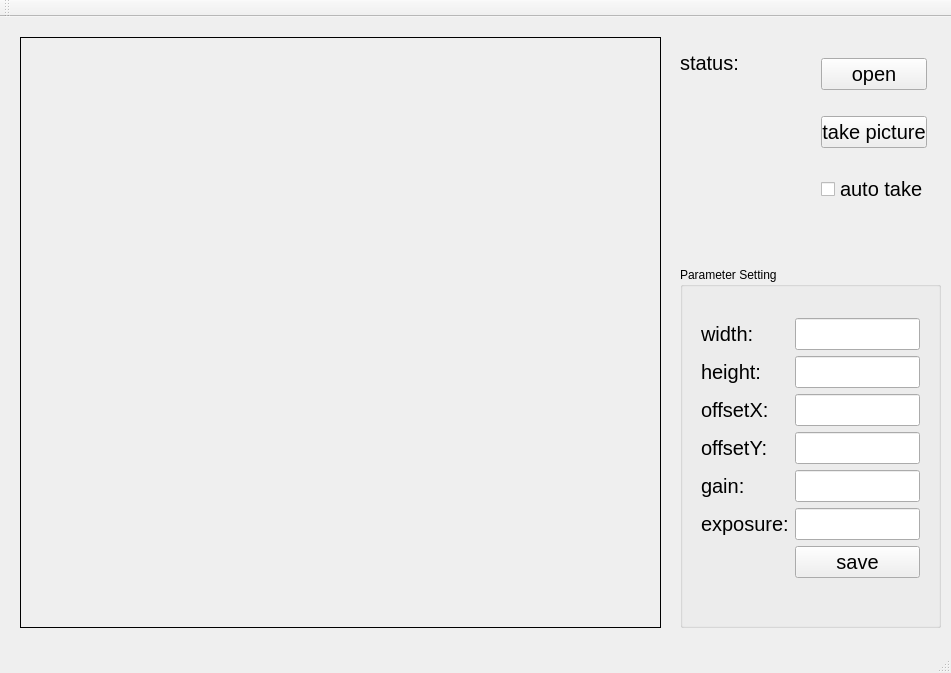
<?xml version="1.0" encoding="UTF-8"?>
<ui version="4.0">
 <class>MainWindow</class>
 <widget class="QMainWindow" name="MainWindow">
  <property name="geometry">
   <rect>
    <x>0</x>
    <y>0</y>
    <width>951</width>
    <height>673</height>
   </rect>
  </property>
  <property name="windowTitle">
   <string>MainWindow</string>
  </property>
  <widget class="QWidget" name="centralWidget">
   <widget class="QWidget" name="verticalLayoutWidget">
    <property name="geometry">
     <rect>
      <x>810</x>
      <y>10</y>
      <width>128</width>
      <height>211</height>
     </rect>
    </property>
    <layout class="QVBoxLayout" name="verticalLayout">
     <item>
      <widget class="QPushButton" name="openCamera">
       <property name="font">
        <font>
         <pointsize>15</pointsize>
        </font>
       </property>
       <property name="text">
        <string>open</string>
       </property>
      </widget>
     </item>
     <item>
      <widget class="QPushButton" name="takePicture">
       <property name="font">
        <font>
         <pointsize>15</pointsize>
        </font>
       </property>
       <property name="text">
        <string>take picture</string>
       </property>
      </widget>
     </item>
     <item>
      <widget class="QCheckBox" name="cb_autoTakePictures">
       <property name="font">
        <font>
         <pointsize>15</pointsize>
        </font>
       </property>
       <property name="text">
        <string>auto take</string>
       </property>
      </widget>
     </item>
    </layout>
   </widget>
   <widget class="QGroupBox" name="groupBox">
    <property name="geometry">
     <rect>
      <x>680</x>
      <y>250</y>
      <width>261</width>
      <height>361</height>
     </rect>
    </property>
    <property name="title">
     <string>Parameter Setting</string>
    </property>
   </widget>
   <widget class="QWidget" name="formLayoutWidget">
    <property name="geometry">
     <rect>
      <x>690</x>
      <y>290</y>
      <width>241</width>
      <height>301</height>
     </rect>
    </property>
    <layout class="QFormLayout" name="formLayout">
     <item row="0" column="0">
      <widget class="QLabel" name="label">
       <property name="font">
        <font>
         <pointsize>15</pointsize>
        </font>
       </property>
       <property name="text">
        <string>width:</string>
       </property>
      </widget>
     </item>
     <item row="1" column="0">
      <widget class="QLabel" name="label_2">
       <property name="font">
        <font>
         <pointsize>15</pointsize>
        </font>
       </property>
       <property name="text">
        <string>height:</string>
       </property>
      </widget>
     </item>
     <item row="2" column="0">
      <widget class="QLabel" name="label_3">
       <property name="font">
        <font>
         <pointsize>15</pointsize>
        </font>
       </property>
       <property name="text">
        <string>offsetX:</string>
       </property>
      </widget>
     </item>
     <item row="3" column="0">
      <widget class="QLabel" name="label_4">
       <property name="font">
        <font>
         <pointsize>15</pointsize>
        </font>
       </property>
       <property name="text">
        <string>offsetY:</string>
       </property>
      </widget>
     </item>
     <item row="4" column="0">
      <widget class="QLabel" name="label_5">
       <property name="font">
        <font>
         <pointsize>15</pointsize>
        </font>
       </property>
       <property name="text">
        <string>gain:</string>
       </property>
      </widget>
     </item>
     <item row="5" column="0">
      <widget class="QLabel" name="label_6">
       <property name="font">
        <font>
         <pointsize>15</pointsize>
        </font>
       </property>
       <property name="text">
        <string>exposure:</string>
       </property>
      </widget>
     </item>
     <item row="0" column="1">
      <widget class="QLineEdit" name="widthValue">
       <property name="font">
        <font>
         <pointsize>15</pointsize>
        </font>
       </property>
      </widget>
     </item>
     <item row="1" column="1">
      <widget class="QLineEdit" name="heightValue">
       <property name="font">
        <font>
         <pointsize>15</pointsize>
        </font>
       </property>
      </widget>
     </item>
     <item row="2" column="1">
      <widget class="QLineEdit" name="offsetXValue">
       <property name="font">
        <font>
         <pointsize>15</pointsize>
        </font>
       </property>
      </widget>
     </item>
     <item row="3" column="1">
      <widget class="QLineEdit" name="offsetYValue">
       <property name="font">
        <font>
         <pointsize>15</pointsize>
        </font>
       </property>
      </widget>
     </item>
     <item row="4" column="1">
      <widget class="QLineEdit" name="gainValue">
       <property name="font">
        <font>
         <pointsize>15</pointsize>
        </font>
       </property>
      </widget>
     </item>
     <item row="5" column="1">
      <widget class="QLineEdit" name="exposureValue">
       <property name="font">
        <font>
         <pointsize>15</pointsize>
        </font>
       </property>
      </widget>
     </item>
     <item row="6" column="1">
      <widget class="QPushButton" name="save">
       <property name="font">
        <font>
         <pointsize>15</pointsize>
        </font>
       </property>
       <property name="text">
        <string>save</string>
       </property>
      </widget>
     </item>
    </layout>
   </widget>
   <widget class="ImageLabel" name="picture">
    <property name="geometry">
     <rect>
      <x>20</x>
      <y>20</y>
      <width>641</width>
      <height>591</height>
     </rect>
    </property>
    <property name="frameShape">
     <enum>QFrame::Box</enum>
    </property>
    <property name="text">
     <string/>
    </property>
    <property name="scaledContents">
     <bool>false</bool>
    </property>
   </widget>
   <widget class="QLabel" name="label_7">
    <property name="geometry">
     <rect>
      <x>680</x>
      <y>30</y>
      <width>81</width>
      <height>31</height>
     </rect>
    </property>
    <property name="font">
     <font>
      <pointsize>15</pointsize>
     </font>
    </property>
    <property name="text">
     <string>status:</string>
    </property>
   </widget>
   <widget class="QLabel" name="status_label">
    <property name="geometry">
     <rect>
      <x>680</x>
      <y>80</y>
      <width>121</width>
      <height>31</height>
     </rect>
    </property>
    <property name="font">
     <font>
      <pointsize>15</pointsize>
     </font>
    </property>
    <property name="text">
     <string/>
    </property>
   </widget>
  </widget>
  <widget class="QMenuBar" name="menuBar">
   <property name="geometry">
    <rect>
     <x>0</x>
     <y>0</y>
     <width>951</width>
     <height>22</height>
    </rect>
   </property>
  </widget>
  <widget class="QToolBar" name="mainToolBar">
   <attribute name="toolBarArea">
    <enum>TopToolBarArea</enum>
   </attribute>
   <attribute name="toolBarBreak">
    <bool>false</bool>
   </attribute>
  </widget>
  <widget class="QStatusBar" name="statusBar"/>
 </widget>
 <layoutdefault spacing="6" margin="11"/>
 <customwidgets>
  <customwidget>
   <class>ImageLabel</class>
   <extends>QLabel</extends>
   <header location="global">imagelabel.h</header>
  </customwidget>
 </customwidgets>
 <resources/>
 <connections/>
</ui>
